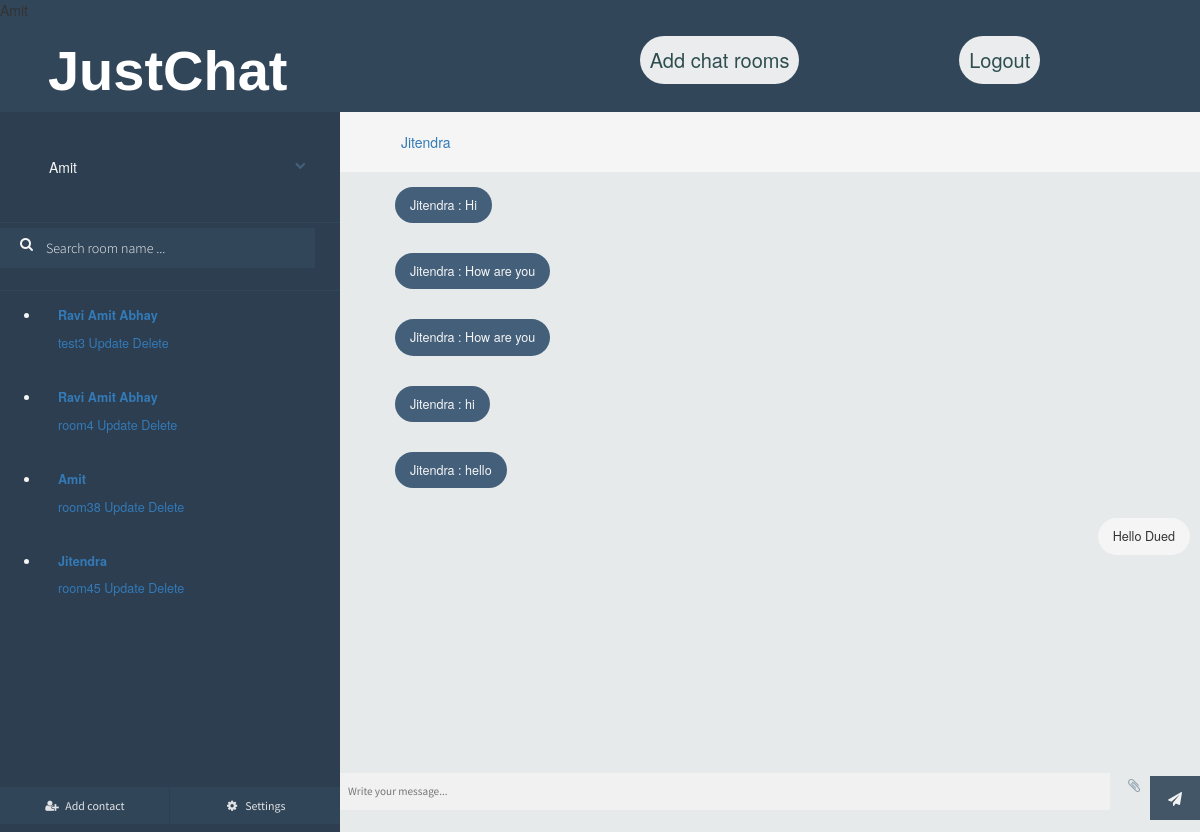
/chat/Jitendra/rooms/room45/ (signed in), run on the app's committed database.
### chat/models.py (models this page shows, shortened)
class Room(models.Model):
    user = models.ForeignKey(
            User, on_delete=models.CASCADE
        )
    room_name = models.CharField(max_length=50)
    participants = models.ManyToManyField(User, related_name='friends', blank=True)

class Message(models.Model):
    author = models.ForeignKey(User, on_delete=models.CASCADE)
    content = models.TextField()
    timestamp = models.DateTimeField(auto_now_add=True)
    room = models.ForeignKey(Room, on_delete=models.CASCADE)

### chat/views.py (the view)
# urls.py: path('chat/<str:username>/rooms/<str:room_name>/', views.chat_rooms, name='chat_rooms'),
@login_required(login_url='/login')
def chat_rooms(request, username, room_name):
    username = request.user
    current_user = User.objects.get(username=username)
    user_rooms = Room.objects.filter(participants__username=current_user)
    room_deatails = filter_rooms_and_friends(user_rooms, current_user)
    room = Room.objects.get(room_name=room_name)
    participants = room.participants.all()
    participants_name = filter_participants(current_user, participants)
    is_participant_user = User.objects.get(username=current_user)
    if is_participant_user in participants:
        print("The current user is allowed to send message")
        messages = Message.objects.filter(room=room).order_by('-timestamp').all()
        if request.method == 'POST':
            msg = request.POST['chat-msg-input']
            data = Message(author=current_user, content=msg, room=room)
            data.save()
            return redirect('chat:chat_rooms', username, room.room_name)
        return render(request, 'chat/room.html', {
            'room_name': room_name,
            'username': current_user,
            'messages': reversed(messages),
            'rooms_details': room_deatails,
            'participants': participants_name,
            'group_name': ''
        })
    else:
        print("The current use user is not allowed to send message.")
        return HttpResponse("<h1>You are an unauthorized user for this room.</h1>")

### chat/views.py (called while the page is built)
def filter_rooms_and_friends(user_rooms, current_user):
    all_rooms = []
    participants = []
    for room in user_rooms:
        all_rooms.append(room.room_name)
        participants.append(room.participants.all())
    friends = []
    for users in participants:
        if len(users) == 2:
            for user in users:
                if user.username != current_user.username:
                    friends.append(user.username)
        else:
            temp = ''
            for user in users:
                temp += ' ' + user.username
            friends.append(temp)
    print(len(all_rooms), len(friends))
    return zip(all_rooms, friends)

def filter_participants(current_user, participants):
    friend_name = ''
    group_name = ""
    if len(participants) == 2:
        for participant in participants:
            if participant != current_user:
                friend_name = participant.username
        return friend_name
    else:
        for participant in participants:
            group_name += ' ' + participant.username
        return group_name

### chat/templates/chat/room.html (shortened to what this page needs)
{% load static %}
<!DOCTYPE html><html class=''>
<head>
<link href="//maxcdn.bootstrapcdn.com/bootstrap/4.0.0/css/bootstrap.min.css" rel="stylesheet" id="bootstrap-css">
<link href="//netdna.bootstrapcdn.com/bootstrap/3.0.0/css/bootstrap.min.css" rel="stylesheet" id="bootstrap-css">
<link rel='stylesheet prefetch' href='https://cdnjs.cloudflare.com/ajax/libs/meyer-reset/2.0/reset.min.css'><link rel='stylesheet prefetch' href='https://cdnjs.cloudflare.com/ajax/libs/font-awesome/4.6.2/css/font-awesome.min.css'>
<link rel="stylesheet" href="{% static 'css/user.css' %}">
<link rel="stylesheet" href="{% static 'css/room.css' %}">
</head>
<body>
  <header>
    <div id="header-child1">
        <form action="" method="GET">
            <a href="{% url 'chat:get_rooms' username %}"><h1 id="logo">JustChat</h1></a>
        </form>
    </div>
    <div id="header-child2">
        <div>
            <form action="{% url 'chat:user_details' username %}" method="GET">
                <button class="btn">Add chat rooms</button>
            </form>
        </div>
        <div>
            <form action="/logout" method="GET">
                <button class="btn">Logout</button>
            </form>
        </div>
    </div>
  </header>
<div id="frame">
	<div id="sidepanel">
		<div id="profile">
			<div class="wrap">
				<p>{{username}}</p>
				<i class="fa fa-chevron-down expand-button" aria-hidden="true"></i>
			</div>
		</div>
		<div id="search">
      <form action="{% url 'chat:get_rooms' username %}" method="POST">
        <label for=""><i class="fa fa-search" aria-hidden="true"></i></label>
        <input type="text" name="room_name" placeholder="Search room name ..." />
      </form>
		</div>
		<div id="contacts">
			<ul>
        {% for room_name, friend in rooms_details %}
          <li class="contact">
            <div class="wrap">
              <div class="meta">
                <p class="name"><a href="{% url 'chat:chat_rooms' username room_name %}">{{friend}}</a></p>
                <a href="">{{room_name}}</a>
                <a href="{% url 'chat:update_room' username room_name %}">Update</a>
                <a href="{% url 'chat:delete_room' username room_name %}">Delete</a>
                <p class="preview"></p>
              </div>
            </div>
          </li>
        {% endfor %}
			</ul>
		</div>
		<div id="bottom-bar">
			<button id="addcontact"><i class="fa fa-user-plus fa-fw" aria-hidden="true"></i> <span>Add contact</span></button>
			<button id="settings"><i class="fa fa-cog fa-fw" aria-hidden="true"></i> <span>Settings</span></button>
		</div>
	</div>
	<div class="content">
		<div class="contact-profile">
      </b><a href="">{{participants}}</a>
    </div>
		<div class="messages" id="message-box">
			<ul>
        {% for message in messages %}
          {% if message.author != username %}
            <li class="sent">
                <p>{{message.author}} : {{message.content}}</p>
            </li>
          {% else %}
            <li class="replies">
              <p>{{message.content}}</p>
            </li>
          {% endif %}
        {% endfor %}
			</ul>
    </div>
		<div class="message-input">
			<div class="wrap">
        <form action="{% url 'chat:chat_rooms' username room_name %}" method="POST">
          <input type="text" name="chat-msg-input" placeholder="Write your message..." />
          <i class="fa fa-paperclip attachment" aria-hidden="true"></i>
          <button class="submit"><i class="fa fa-paper-plane" aria-hidden="true"></i></button>
        </form>
			</div>
		</div>
	</div>
</div>
  </body>
</html>

### chat/static/css/user.css (style rules this page uses)
body { margin: 0ex; padding: 0ex; }
a { text-decoration: none; }
header { height: 10%; background-color: rgb(81, 81, 223); display: flex; justify-content: space-between; align-items: center ; }
#header-child2 { width: 60%; display: flex; justify-content: space-evenly; }
#logo { padding-left: 20%; font-size: 400%; font-weight: bold; font: bolder; color: white; font-family: Helvetica; }
.btn { background-color: white; border: none; color: darkslategrey; padding: 10px; text-align: center; text-decoration: none; display: inline-block; font-size: 20px; cursor: pointer; border-radius: 7.447vw; }
* { box-sizing: border-box }
input[type=text], input[type=password] { width: 100%; padding: 15px; margin: 5px 0 22px 0; display: inline-block; border: none; background: #f1f1f1; }
button { background-color: #4CAF50; color: white; padding: 14px 20px; margin: 8px 0; border: none; cursor: pointer; width: 100%; opacity: 0.9; }

### chat/templates/chat/room.html (style rules this page uses)
header { height: 15%; background-color: #32465a; }

### data on the page
Room: rooms_details "test3"
Room: rooms_details "room4"
Room: rooms_details "room38"
Room: rooms_details "room45"
Message: author "Jitendra", content "Hi"
Message: author "Jitendra", content "How are you"
Message: author "Jitendra", content "How are you"
Message: author "Jitendra", content "hi"
Message: author "Jitendra", content "hello"
Message: content "Hello Dued"

### other printed values
{{ username }} "Amit"
{{ friend }} "Ravi Amit Abhay" "Ravi Amit Abhay" "Amit" "Jitendra"
{{ participants }} "Jitendra"
